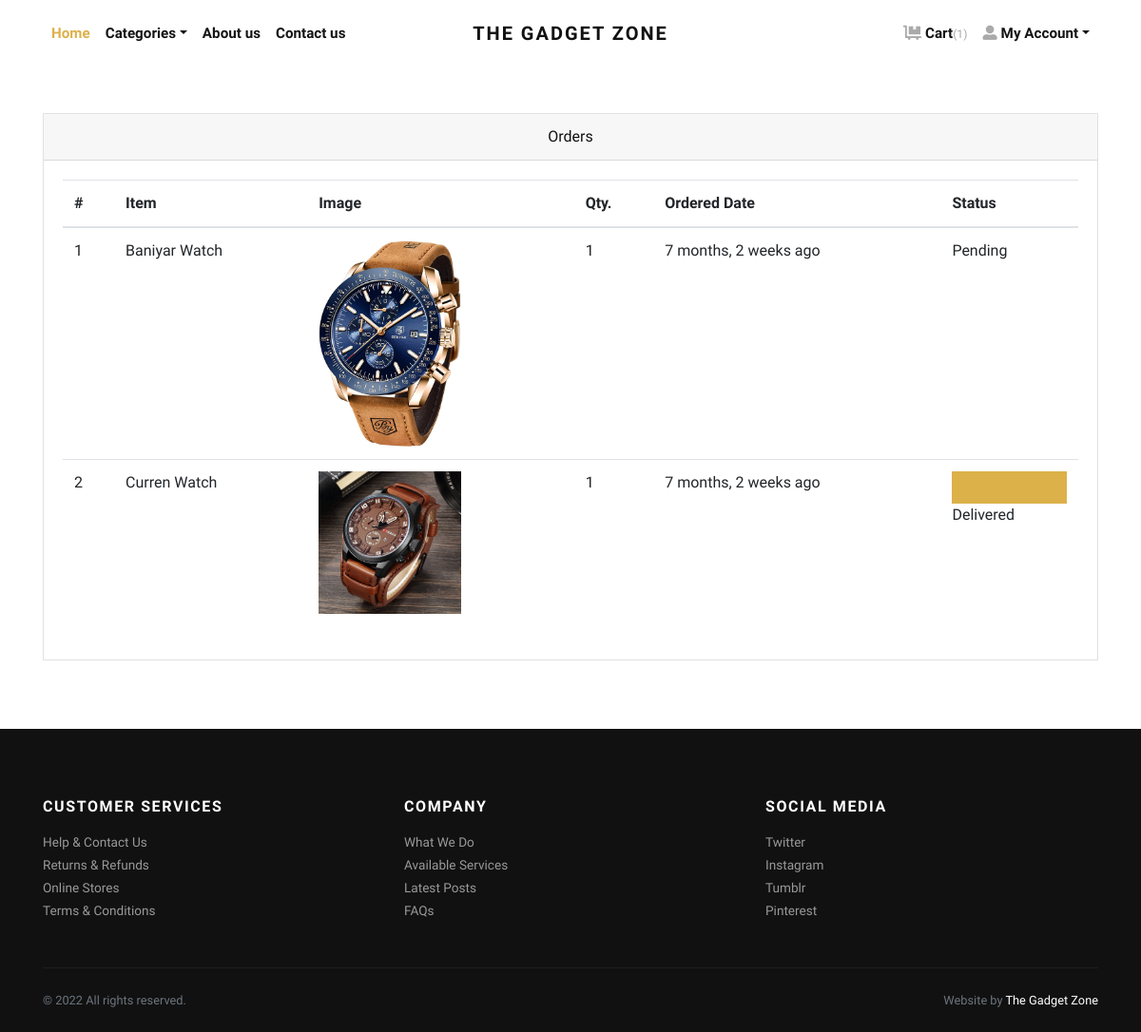
/orders/ (signed in), run on the app's committed database.
### store/models.py (models this page shows, shortened)
class Order(models.Model):
    user = models.ForeignKey(User, verbose_name="User", on_delete=models.CASCADE)
    address = models.ForeignKey(Address, verbose_name="Shipping Address", on_delete=models.CASCADE)
    product = models.ForeignKey(Product, verbose_name="Product", on_delete=models.CASCADE)
    quantity = models.PositiveIntegerField(verbose_name="Quantity")
    ordered_date = models.DateTimeField(auto_now_add=True, verbose_name="Ordered Date")
    status = models.CharField(
        choices=STATUS_CHOICES,
        max_length=50,
        default="Pending"
        )

class Product(models.Model):
    title = models.CharField(max_length=150, verbose_name="Product Title")
    slug = models.SlugField(max_length=160, verbose_name="Product Slug")
    sku = models.CharField(max_length=255, unique=True, verbose_name="Unique Product ID (SKU)")
    short_description = models.TextField(verbose_name="Short Description")
    detail_description = models.TextField(blank=True, null=True, verbose_name="Detail Description")
    product_image = models.ImageField(upload_to='product', blank=True, null=True, verbose_name="Product Image")
    price = models.DecimalField(max_digits=8, decimal_places=2)
    category = models.ForeignKey(Category, verbose_name="Product Categoy", on_delete=models.CASCADE)
    is_active = models.BooleanField(verbose_name="Is Active?")
    is_featured = models.BooleanField(verbose_name="Is Featured?")
    created_at = models.DateTimeField(auto_now_add=True, verbose_name="Created Date")
    updated_at = models.DateTimeField(auto_now=True, verbose_name="Updated Date")
    class Meta:
        verbose_name_plural = 'Products'
        ordering = ('-created_at', )

### store/views.py (the view)
# urls.py: path('orders/', views.orders, name="orders"),
@login_required
def orders(request):
    all_orders = Order.objects.filter(user=request.user).order_by('-ordered_date')
    return render(request, 'store/orders.html', {'orders': all_orders})

### store/context_preprocessors.py (called while the page is built)
def store_menu(request):
    categories = Category.objects.filter(is_active=True)
    context = {
        'categories_menu': categories,
    }
    return context

def cart_menu(request):
    if request.user.is_authenticated:
        cart_items= Cart.objects.filter(user=request.user)
        context = {
            'cart_items': cart_items,
        }
    else:
        context = {}
    return context

### templates/store/orders.html (shortened to what this page needs)
{% extends 'base.html' %}
{% load static %}
{% load humanize %}
    {% block content %}
      <div class="container py-5">
        <div class="row">
          <div class="col-lg-12">
            <div class="card mb-4" id="tables">
              <div class="card-header text-center">Orders</div>
              <div class="card-body">
                <table class="table table-hover">
                  <thead>
                    <tr>
                      <th>#</th>
                      <th>Item</th>
                      <th>Image</th>
                      <th>Qty.</th>
                      <th>Ordered Date</th>
                      <th>Status</th>
                    </tr>
                  </thead>
                  <tbody>
                    {% if orders %}
                    {% for order in orders %}
                    <tr>
                      <td>{{forloop.counter}}</td>
                      <td>{{order.product.title}}</td>
                      <td>
                        {% if order.product.product_image %}
                          <img src="{{order.product.product_image.url}}" alt="{{order.product.product_ttile}}" style="width:150px;">
                        {% endif %}
                      </td>
                      <td>{{order.quantity}}</td>
                      <td>{{order.ordered_date|naturaltime}}</td>
                      <td>
                        {% if order.status == 'Delivered' %}
                        <div class="bg-light border border-primary">
                            <div class="p-3 bg-primary" style="width:100%;"></div>
                        </div>
                        {% endif %}
                        {{order.status}}
                      </td>
                    </tr>
                    {% endfor %}
                    {% endif %}
                  </tbody>
                </table>
              </div>
            </div>
          </div>
        </div>
      </div>
{% endblock content %}

### TheGadgetZone/static/css/style.default.css (style rules this page uses)
.border { border: 1px solid #dee2e6 !important; }
.border-primary { border-color: #dcb14a !important; }
body { font-family: "Libre Franklin", sans-serif; font-size: 1rem; font-weight: 400; line-height: 1.5; color: #111111; background-color: #fff; }
.bg-primary { background-color: #dcb14a !important; }
.bg-light { background-color: #f8f9fa !important; }
.card { background-color: #fff; border: 1px solid rgba(17, 17, 17, 0.125); border-radius: 0; }
.card-body { padding: 1.25rem; }
.card-header { padding: 0.75rem 1.25rem; background-color: rgba(17, 17, 17, 0.03); border-bottom: 1px solid rgba(17, 17, 17, 0.125); }
.card-header:first-child { border-radius: calc(0 - 1px) calc(0 - 1px) 0 0; }

### data on the page
Order: product "Baniyar Watch", product.product_image (picture), quantity "1", ordered_date "7 months, 2 weeks ago", status "Pending"
Order: product "Curren Watch", product.product_image (picture), quantity "1", ordered_date "7 months, 2 weeks ago", status "Delivered"

### other printed values
{{ cart_items.count }} "1"
